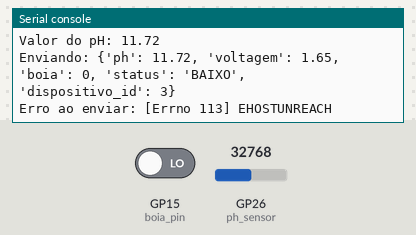
The program below on a simulated Raspberry Pi Pico running MicroPython. Parts: the last lines printed to the serial console. Inputs (shaded band) come from the test bench; at power-on: GP26 (ph_sensor) = 32768, GP15 (boia_pin) LOW (analog values on the 0–65535 scale). WiFi joins after 1.5 s; outgoing connections fail.

Above: at 3.2 s.
3.3 s: GP26 (ph_sensor) set to 45874
At 5.8 s:
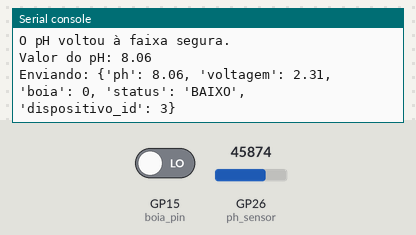
7.1 s: GP15 (boia_pin) driven HIGH
At 8.7 s:
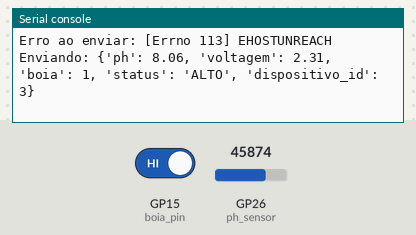
12.5 s: GP26 (ph_sensor) set to 57670
At 15.6 s:
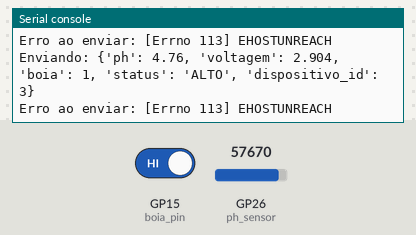
16.3 s: GP15 (boia_pin) driven LOW
At 17.8 s:
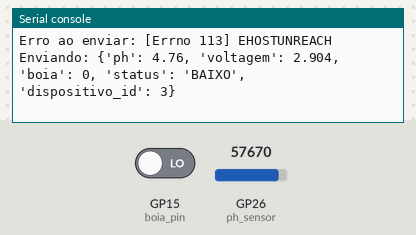
Timing chart, 0 to 19.3 s (numbered marks = the images above; inputs shaded):
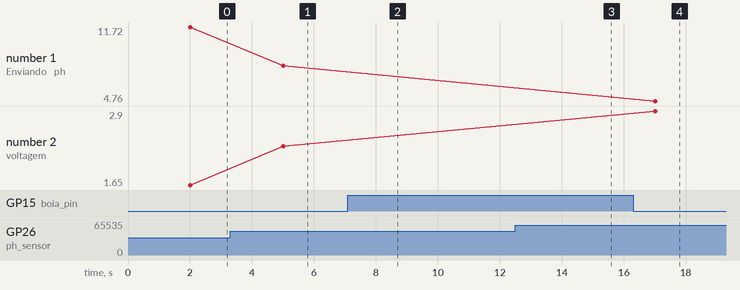

Measured:
- after the input at 3.3 s, the serial console: prints a new line after 1.7 s (image 1)
- after the input at 7.1 s, the serial console: prints a new line after 0.91 s (image 2)
- after the input at 12.5 s, the serial console: prints a new line after 1.5 s (image 3)
- after the input at 16.3 s, the serial console: prints a new line after 0.72 s (image 4)
- plotted number 1: 11.72 → 8.06 after the input at 3.3 s
- plotted number 2: 1.65 → 2.31 after the input at 3.3 s

The program:

medicao_agua.py
```python
import network
import socket
import time
import json
from machine import ADC, Pin

# Wi-Fi
ssid = "wifi"
password = "senha"
wlan = network.WLAN(network.STA_IF)
wlan.active(True)
wlan.connect(ssid, password)
print("Conectando ao Wi-Fi...")
while not wlan.isconnected():
    time.sleep(1)
print("Conectado:", wlan.ifconfig()[0])

# Sensores
ph_sensor = ADC(26)      # GP26 (ADC0)
boia_pin = Pin(15, Pin.IN)

# Variáveis de controle
ultimo_estado_boia = -1
ph_fora_faixa = False

# Função de leitura e cálculo do pH
def ler_ph():
    raw = ph_sensor.read_u16()
    voltage = (raw / 65535) * 3.3
    ph = 7 + ((2.5 - voltage) / 0.18)  # mesmo cálculo da ESP32
    return round(ph, 2), round(voltage, 3)

# Loop principal
while True:
    try:
        # Leitura dos sensores
        ph, voltage = ler_ph()
        boia = boia_pin.value()
        status_boia = "ALTO" if boia == 1 else "BAIXO"

        # Alerta de pH
        if (ph > 9 or ph < 3) and not ph_fora_faixa:
            print("ALERTA: pH fora da faixa segura!")
            print("Valor do pH:", ph)
            ph_fora_faixa = True
        elif (3 <= ph <= 9) and ph_fora_faixa:
            print("O pH voltou à faixa segura.")
            print("Valor do pH:", ph)
            ph_fora_faixa = False

        # Envio apenas se o estado da boia mudou
        if boia != ultimo_estado_boia:
            dados = {
                "ph": ph,
                "voltagem": voltage,
                "boia": boia,
                "status": status_boia,
                "dispositivo_id": 3
            }
            print("Enviando:", dados)

            # Envio via socket TCP
            addr = socket.getaddrinfo("10.123.115.196", 8081)[0][-1]
            s = socket.socket()
            s.connect(addr)
            s.send(json.dumps(dados).encode())
            s.close()

            ultimo_estado_boia = boia

    except Exception as e:
        print("Erro ao enviar:", e)

    time.sleep(2)
```
